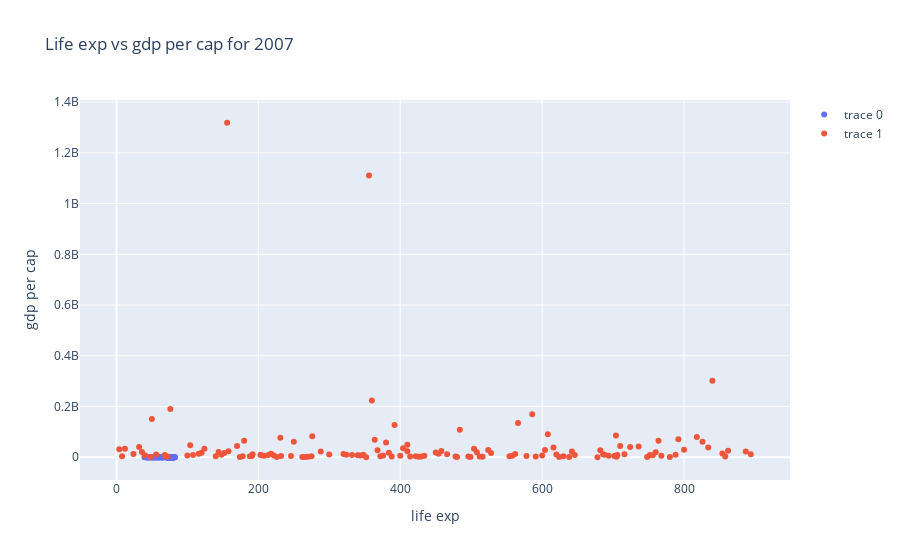

Notebook code for this chart:
### Code cell
trace1=go.Scatter(x=temp_df['lifeExp'],y=temp_df["gdpPercap"],mode="markers")
trace2=go.Scatter(x=temp_df['iso_num'],y=temp_df["pop"],mode="markers")

data=[trace1,trace2]

layout=go.Layout(title='Life exp vs gdp per cap for 2007',xaxis={"title":"life exp"},yaxis={'title':"gdp per cap"})

fig=go.Figure(data,layout)

fig.show()

### Figure 1 — Plotly figure (JSON) as saved in the notebook; plotly's stock layout.template omitted (floating-point values rounded to 4 significant figures; data arrays with more than 128 entries replaced by an {"elided": "..."} marker saying what was removed)
{"data": [{"mode": "markers", "type": "scatter", "x": {"elided": "142 float values"}, "y": {"elided": "142 float values"}}, {"mode": "markers", "type": "scatter", "x": {"elided": "142 int values"}, "y": {"elided": "142 int values"}}], "layout": {"autosize": true, "title": {"text": "Life exp vs gdp per cap for 2007"}, "xaxis": {"autorange": true, "range": [-52.46, 950.5], "title": {"text": "life exp"}, "type": "linear"}, "yaxis": {"autorange": true, "range": [-108800000.0, 1428000000.0], "title": {"text": "gdp per cap"}, "type": "linear"}}}
